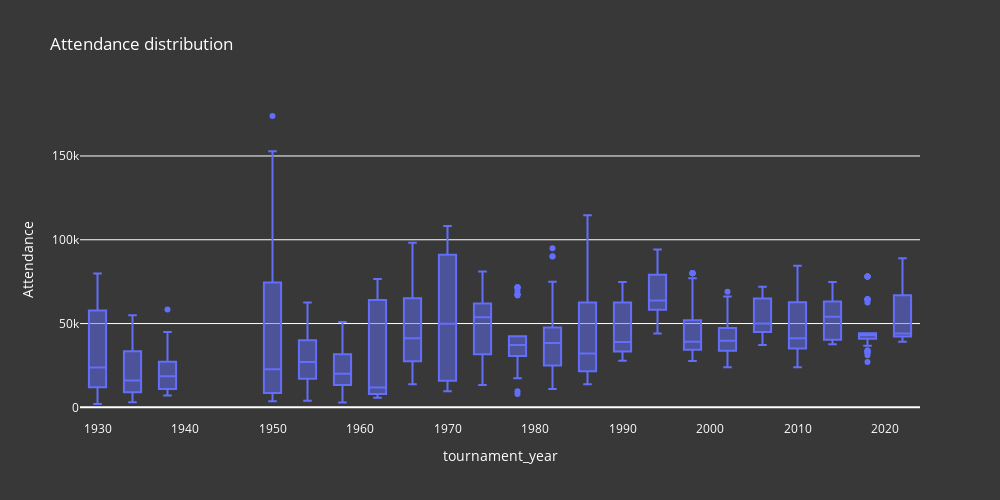

This figure's notebook cell:
### Markdown cell above
#### a.2.attendance distribution box plot:

### Code cell
a_2_fig = px.box(final_match_df,
                 y='Attendance',x='tournament_year',
                 width=1000, height=500,title='Attendance distribution')
a_2_fig.update_layout(**layout_options)
a_2_fig.show()

### Figure 1 — Plotly figure (JSON) as saved in the notebook; plotly's stock layout.template omitted (floating-point values rounded to 4 significant figures; data arrays with more than 128 entries replaced by an {"elided": "..."} marker saying what was removed)
{"data": [{"alignmentgroup": "True", "hovertemplate": "tournament_year=%{x}<br>Attendance=%{y}<extra></extra>", "legendgroup": "", "marker": {"color": "#636efa"}, "name": "", "notched": false, "offsetgroup": "", "orientation": "v", "showlegend": false, "type": "box", "x": {"elided": "964 int values"}, "x0": " ", "xaxis": "x", "y": {"elided": "964 int values"}, "y0": " ", "yaxis": "y"}], "layout": {"boxmode": "group", "height": 500, "legend": {"font": {"color": "white"}, "tracegroupgap": 0}, "paper_bgcolor": "#383838", "plot_bgcolor": "#383838", "title": {"font": {"color": "white"}, "text": "Attendance distribution"}, "width": 1000, "xaxis": {"anchor": "y", "color": "white", "domain": [0, 1], "title": {"text": "tournament_year"}}, "yaxis": {"anchor": "x", "color": "white", "domain": [0, 1], "title": {"text": "Attendance"}}}}
